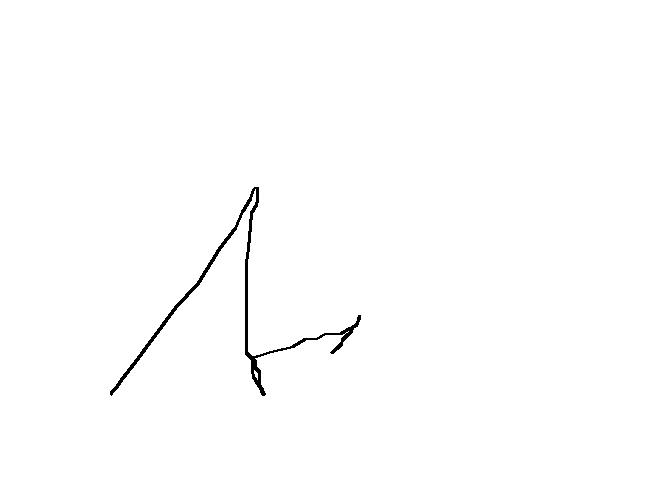
//> input picture Image.jpg, 650 x 500 px
$ ./segOpenCV   (built with g++ and OpenCV 4)
//> lines starting //> are read from the running program, lines starting //| are printed output that depends on the picture; after the words box and inside, x2 and y2 are one past the last pixel; in counts of white or black regions, pixels touching at a corner belong together
#include <iostream>
#include "opencv2/core/core.hpp"
#include "opencv2/highgui/highgui.hpp"
#include "opencv2/imgproc/imgproc.hpp"
#include <unistd.h>
#include <opencv2/highgui/highgui.hpp>
#include <fstream>
#include <vector>
#include <utility>

using namespace std;
using namespace cv;

#define threshold 200
#define edge_thresh 50
#define segThresh 10 // depends upon the brush stoke size : test and assure the result
#define safeThresh 50

int thresh , thresh1 = 88 ;
// things left ::

/*
2. threshold the segmentation value
3. In python GUI draw the image from the factored points .. using spline / linear interpolation
5. Think of other applications too
*/
Mat noise_erosion(Mat image) {
  Mat noise(image.rows,image.cols,CV_8UC1,Scalar(0));
  for(int i = 0 ; i < image.rows ;i++)
	  for(int j = 0 ; j < image.cols ;j++)
		  noise.at<uchar>(i,j) = 255 ;

  for(int i = 1 ; i < image.rows -1 ;i++)
  {
    for(int j = 1 ; j < image.cols - 1 ; j++)
	{
	  int m = i-1 ;
	  int flag = 0 ;
	  while(m<=i+1)
	  {
	    int n = j-1 ;
		while(n<=j+1)
		{
		    if(image.at<uchar>(i,j)==0)
				flag=1 ;
			n++;
		}
		m++;
	  }
	  if(flag==1)
		  noise.at<uchar>(i,j) =  0 ;
	}
  }
return noise ;
}

Mat get_binary(Mat image) {
 Mat binary(image.rows,image.cols,CV_8UC1,Scalar(0)); //To store and return the result

	for(int i=0; i < image.rows; i++) {
		for(int j=0; j < image.cols; j++) {
			//Conversion formula for gray-scale is applied as had been discusse
			if((0.33*image.at<Vec3b>(i,j)[0]+0.56*image.at<Vec3b>(i,j)[2]+0.11*image.at<Vec3b>(i,j)[1]) > thresh1)
		     binary.at<uchar>(i,j) = 255 ;
			else
			 binary.at<uchar>(i,j) = 0 ;
		}
	}
	return binary; //Result returned
}
Mat get_histogram(Mat image) {
	long long int freq[256] = {0};
	int intensity , maxi = 0  ;

	int freqIntensity[image.cols+1] ;
	bool isSafe[image.cols+1] ;

	int max , min ;
	cout<<image.rows<<" "<<image.cols<<endl;
	for(int i = 0 ; i < image.cols ; i++)
	{
       freqIntensity[i] = 0 ;
       for(int j = 0 ; j < image.rows ; j++)
       {
         intensity = image.at<uchar>(j,i) ;
         if(intensity<100)
         {
            if(freqIntensity[i]==0)
            	min = j ;
            max = j ;
            freqIntensity[i]++ ;

         }
       }

       if(max - min > safeThresh)
       	isSafe[i] = true ;
       else
       	isSafe[i] = false ;
    }

    for(int i = 0 ; i < image.cols ; i++)
    {
    	if(i>0)
    	{
             if(freqIntensity[i-1]>=segThresh && freqIntensity[i+1] >=segThresh && freqIntensity[i] < segThresh)
             	freqIntensity[i] = segThresh ;
    	}
    	if((i > 2)&&(freqIntensity[i-2] > segThresh))
    		  freqIntensity[i] = segThresh ;

    	if(freqIntensity[i] < segThresh )
    	{
    		if(isSafe[i])
    			freqIntensity[i] = segThresh;
    		else
                {
                	freqIntensity[i]=0 ;
                   for(int j = 0 ; j < image.rows ; j++)
    		        image.at<uchar>(j,i) = 255 ;
    		    }
    	}
    	cout<<i<<" "<<"Freq :: "<<freqIntensity[i]<<endl ;
    }
	return image ;
}


int main()
{
    vector< pair<int, int> > points ;
    int x1 , y1 ;
	int size = 0 ;
	Mat image , img;
	string fname;
	//cin >> fname;
	ifstream file;
	file.open("letter_factor.txt") ;

	while(!file.eof())
	{
		file >> x1 ;
		file >> y1 ;
		points.push_back(make_pair(x1,y1)) ;
		size++ ;
	}
	image = imread("Image.jpg",CV_LOAD_IMAGE_COLOR);
//> image is the input picture: 500 rows x 650 cols, CV_8UC3; min 0, max 255, mean 253.3
	char win[] = "Histogram"; //String with the name of the window
	namedWindow(win,CV_WINDOW_AUTOSIZE);
	/*
	   if(!image.data){
		cout << "jvd";
		waitKey(0);z
		return -1;
	*/
//	imshow("Image_original",image);
	waitKey(0);
    Mat binary = get_binary(image) ;
//> after the loop in get_binary, `for(int i=0; i < image.rows; i++)`: binary: 500 rows x 650 cols, CV_8UC1; 99.4% white; 1 black region, box (x1, y1, x2, y2) and area: (110, 187, 361, 396) 2104
	waitKey(0) ;
	Mat noise  = noise_erosion(binary);
//> after the loop in noise_erosion, `for(int i = 0 ; i < image.rows ;i++)`: noise: 500 rows x 650 cols, CV_8UC1; every value is 255
	waitKey(0) ;

	img = imread("ImageFactor.jpg",CV_LOAD_IMAGE_COLOR) ;
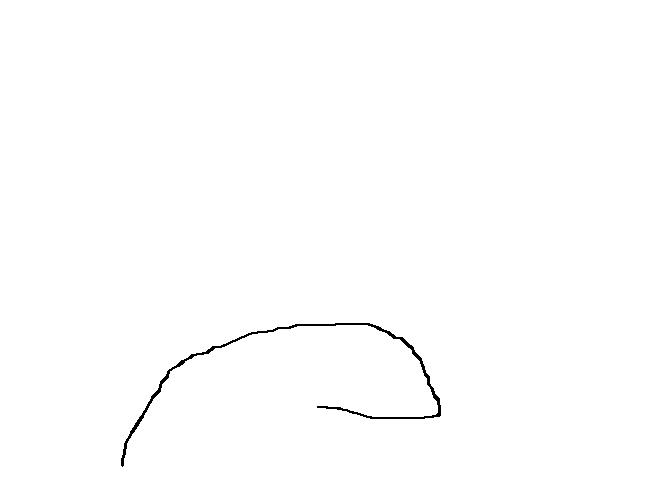
//> input picture ImageFactor.jpg, 650 x 500 px
//> img is the input picture: 500 rows x 650 cols, CV_8UC3; min 0, max 255, mean 253.8

	for(int i = 1 ; i < size ; i++)
	  cv::line(img,cv::Point(points[i-1].first,points[i-1].second),cv::Point(points[i].first,points[i].second), cv::Scalar(0), 1, 8, 0);
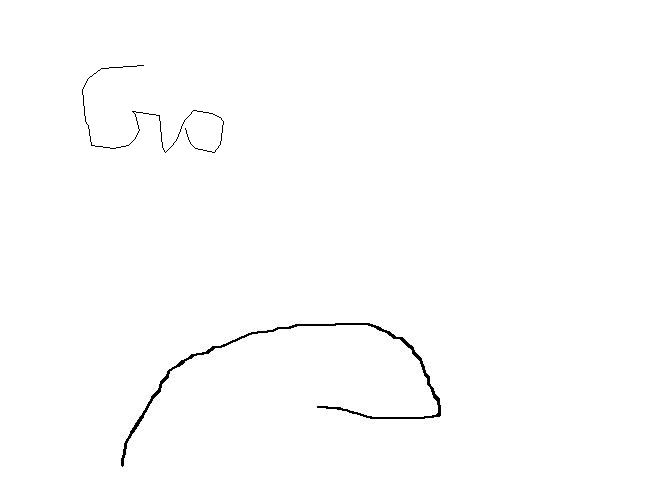
//> img: 500 rows x 650 cols, CV_8UC3; 0.12% of pixels changed, all inside (x1, y1, x2, y2) = (82, 65, 224, 153)

	imwrite("ImageFactor.jpg",img);
//	imshow("Image_factor",img);
	waitKey(0);

	Mat secondary = get_histogram(noise);
//| 500 650
//> after the loop in get_histogram, `for(int i = 0 ; i < image.cols ; i++)`: intensity = 255; min = 315; max = 319
//> after the loop in get_histogram, `for(int i = 0 ; i < image.cols ; i++)`:
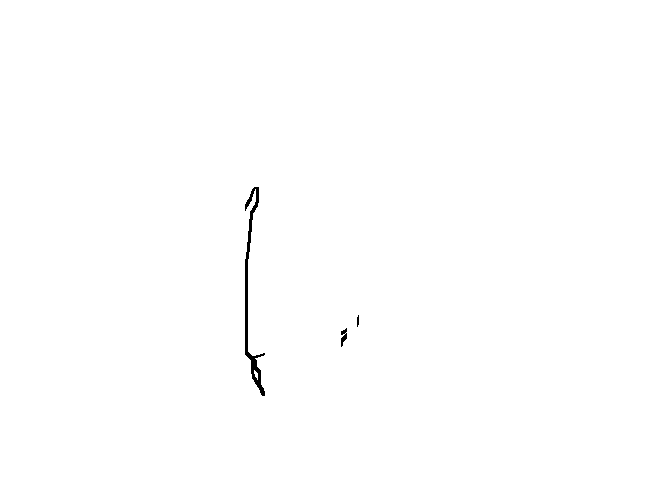
//> image: 500 rows x 650 cols, CV_8UC1; 99.7% white; 3 black regions, box (x1, y1, x2, y2) and area: (245, 187, 265, 396) 871, (341, 328, 347, 347) 66, (357, 315, 359, 327) 20
	imwrite("ImageFinal.jpg",secondary);
    imshow("Image_Segment",secondary);
	waitKey(0);

	return 0;

}
